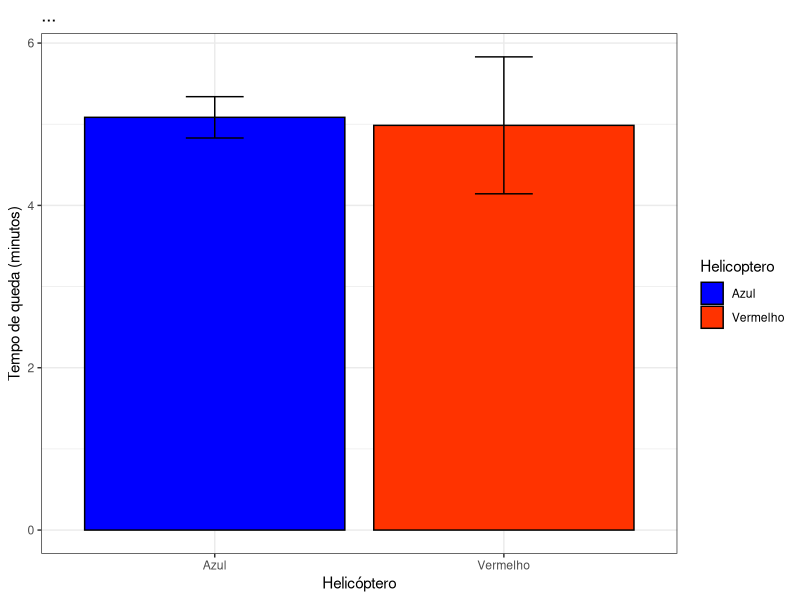

Write R code to recreate this figure.
## ---- chunk 1
knitr::opts_chunk$set(echo = TRUE)
## ---- chunk 2
library(tidyverse)
library(tidyr)
library(dplyr)
library(ggplot2)
library(readxl)
library(magrittr)
library(readr)
library(knitr)
## ---- chunk 3
exp1<- read_xlsx("helicopter.xlsx")
str(exp1)
## ---- chunk 4
exp1 <- as.data.frame(exp1)
str(exp1)
## ---- chunk 5
head(exp1)
## ---- chunk 6
medidas.resumo <- exp1 %>% select(c(Helicoptero, Tmariana)) %>% group_by(Helicoptero) %>% summarise(Mediana = median(Tmariana), 
                                                                                                    Media = mean(Tmariana), 
                                                                                                    SD = sd(Tmariana),
                                                                                                    Min = min(Tmariana),
                                                                                                    Max= max(Tmariana),
                                                                                                    Coef.var = (SD/Media)*100)

kable(medidas.resumo, digits = 1, caption = "Tabela")
## ---- chunk 7
medidas.resumo %>% ggplot(aes(x=Helicoptero, y=Media, fill = Helicoptero)) + 
  geom_bar(stat="identity", color="black", position=position_dodge()) +
  geom_errorbar(aes(ymin=Media-SD, ymax=Media+SD), width=.2, position=position_dodge(.9), colour = "black")+
  labs(title="...", x="Helicóptero", y = "Tempo de queda (minutos)")+
  scale_fill_manual(values=c('#0000FF','#FF3300'))+
  theme_bw()
## ---- chunk 8
#Sim
## ---- chunk 9
vermelho.mariana <- exp1 %>% select(Helicoptero, Tmariana) %>% filter(Helicoptero == "Vermelho") 
shapiro.test(vermelho.mariana$Tmariana)
#nao rejeito HO

azul.mariana <- exp1 %>% select(Helicoptero, Tmariana) %>% filter(Helicoptero == "Azul") 
shapiro.test(azul.mariana$Tmariana)
#nao rejeito HO
## ---- chunk 10
library(car)
leveneTest(Tmariana ~ Helicoptero, exp1, center = mean)
#rejeito H0
## ---- chunk 11
t.test(vermelho.mariana$Tmariana, azul.mariana$Tmariana, alternative = "two.sided", var.equal = FALSE)
#não rejeito H0
## ---- chunk 12

